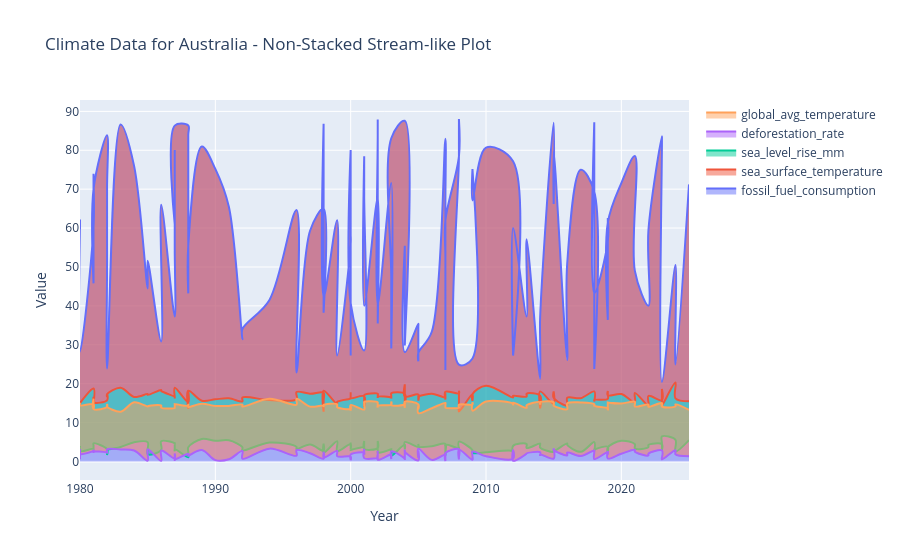

Notebook code for this chart:
### Code cell
# Data preparation remains the same
melted_data_all = australia_data.melt(
    id_vars='year',
    value_vars=[
        'fossil_fuel_consumption',
        'sea_surface_temperature',
        'sea_level_rise_mm',
        'deforestation_rate',
        'global_avg_temperature'
    ],
    var_name='Metric',
    value_name='Value'
)

# Prepare traces without specific color mapping
traces = []
for metric in melted_data_all['Metric'].unique():
    filtered_data = melted_data_all[melted_data_all['Metric'] == metric]
    trace = go.Scatter(
        x=filtered_data['year'],
        y=filtered_data['Value'],
        mode='lines',
        name=metric,
        line=dict(shape='spline'),  # Spline for smooth appearance
        fill='tonexty',  # Visual depth effect with overlapping
        opacity=0.6  # Translucency for flow effect
    )
    traces.append(trace)

# Define layout
layout = go.Layout(
    title='Climate Data for Australia - Non-Stacked Stream-like Plot',
    xaxis=dict(title='Year'),
    yaxis=dict(title='Value'),
    hovermode='closest'
)

# Create the figure
fig = go.Figure(data=traces, layout=layout)

# Display the plot
fig.show()
